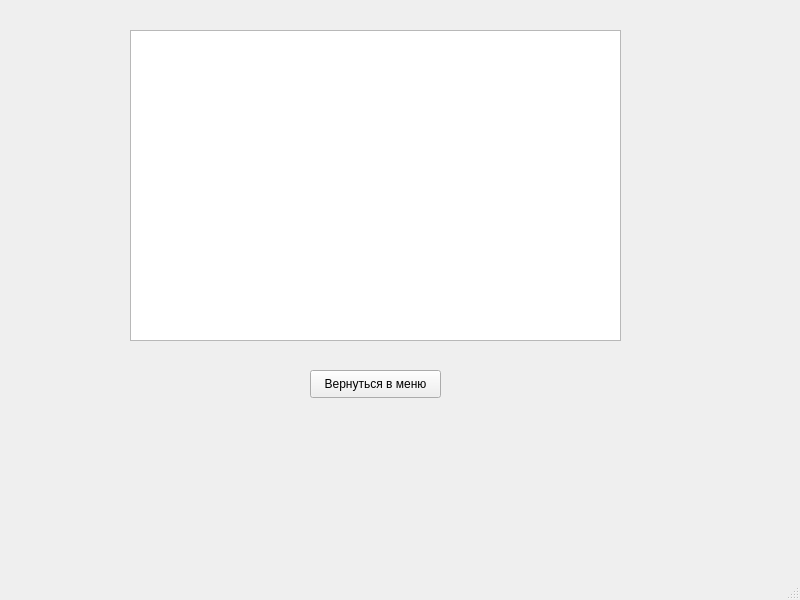
<?xml version="1.0" encoding="UTF-8"?>
<ui version="4.0">
 <class>MainWindow</class>
 <widget class="QMainWindow" name="MainWindow">
  <property name="geometry">
   <rect>
    <x>0</x>
    <y>0</y>
    <width>800</width>
    <height>600</height>
   </rect>
  </property>
  <property name="windowTitle">
   <string>MainWindow</string>
  </property>
  <widget class="QWidget" name="centralwidget">
   <widget class="QListWidget" name="listWidget">
    <property name="geometry">
     <rect>
      <x>130</x>
      <y>30</y>
      <width>491</width>
      <height>311</height>
     </rect>
    </property>
   </widget>
   <widget class="QPushButton" name="backButton">
    <property name="geometry">
     <rect>
      <x>310</x>
      <y>370</y>
      <width>131</width>
      <height>28</height>
     </rect>
    </property>
    <property name="text">
     <string>Вернуться в меню</string>
    </property>
   </widget>
  </widget>
  <widget class="QMenuBar" name="menubar">
   <property name="geometry">
    <rect>
     <x>0</x>
     <y>0</y>
     <width>800</width>
     <height>26</height>
    </rect>
   </property>
  </widget>
  <widget class="QStatusBar" name="statusbar"/>
 </widget>
 <resources/>
 <connections/>
</ui>
